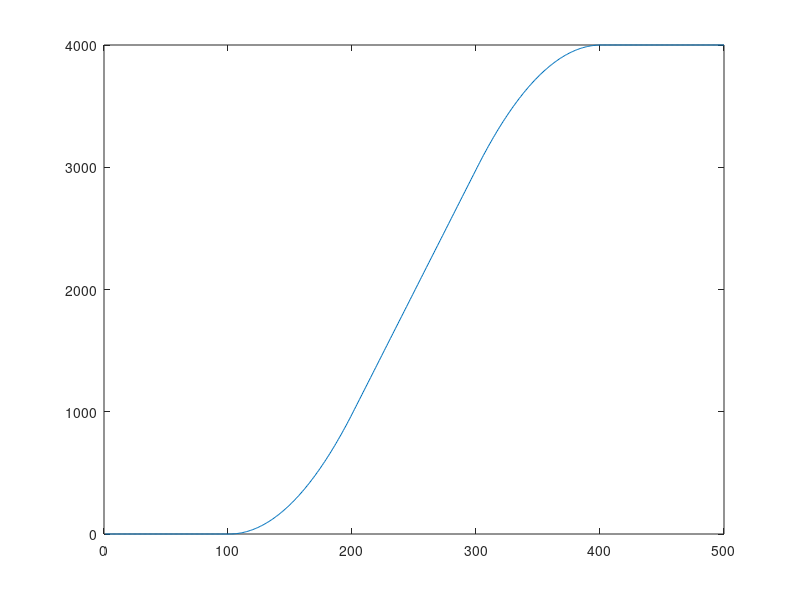

Reproduce this figure in MATLAB.
%NO_PFILE
function [funs, student_id] = student_sols()
%STUDENT_SOLS Contains all student solutions to problems.

% ----------------------------------------
%               STEP 1
% ----------------------------------------
% Set to your birthdate / the birthdate of one member in the group.
% Should a numeric value of format YYYYMMDD, e.g.
% student_id = 19900101;
% This value must be correct in order to generate a valid secret key.
student_id = 19880803;


% ----------------------------------------
%               STEP 2
% ----------------------------------------
% Your task is to implement the following skeleton functions.
% You are free to use any of the utility functions located in the same
% directory as this file.

if ~ exist(fullfile(pwd,'images'),'dir'), mkdir images; end

pos = load('hip2.mat');
pos.true_position;
pos.noisy_position;

dt = 1;         % s
f_s   = 1/dt;   % Hz
fcut  = 0.01,%0.05;   % Hz
fstop = 0.02;%0.1;    % Hz
N = 300;

H_f = [0, fcut, fstop, f_s/2] /(f_s/2);         % *pi [rad/sample]
H_a = [0,    1,     0,     0] .*H_f*pi *f_s;    % filter amplitude
h_diff = firpm(N,H_f,H_a,'differentiator');

% figure('Color','white','Position',[381.0000e+000   455.4000e+000   664.0000e+000   212.8000e+000])
% stem(0:N,h_diff)
% xlabel 'Samples',  ylabel 'Amplitude', grid on
% xlim([0 N])
% set(gca,'LooseInset',get(gca,'TightInset'))
% saveas(gcf, fullfile(pwd,'images/','h_imp_resp'),'epsc')

% [H,w] = freqz(h_diff,1,512);
% figure('Color','white','Position',[381.0000e+000   455.4000e+000   664.0000e+000   212.8000e+000])
% figure(1);
% plot(H_f,H_a, w/pi,abs(H),'LineWidth',1.5);
% legend('Ideal','firpm Design')
% xlabel 'Normalized Frequency (\times\pi [rad/sample])', ylabel 'Magnitude', grid on
% set(gca,'LooseInset',get(gca,'TightInset'))
% saveas(gcf, fullfile(pwd,'images/','H_abs'),'epsc')

%% Plot using FFT instead of freqz
% N_fft = 2e3;    %Zero-pad FFT for increased frequency resolution
% f_fft = (0:N_fft-1)/N_fft*f_s;
% H = fft(h_diff,N_fft); 
% figure('Color','white');
% subplot(2,1,1)
% plot(f_fft , abs(H), '--'); grid on; hold on;
% plot(H_f*(f_s/2), abs(H_a))
% title('Filter magnitude response');
% xlabel('f [Hz]');
% ylabel('|H|');
% subplot(2,1,2)
% plot(f_fft ,unwrap(angle(H))); grid on;
% title('Filter phase response');
% xlabel('f [Hz]');
% ylabel('arg(H)');



Nsamples = length(pos.true_position);

h_euler = [1/dt , -1/dt];
vel.true_position = conv(pos.true_position, h_euler) *3600;
vel.true_position = vel.true_position(1:Nsamples) ;

vel.noisy_position = conv(pos.noisy_position, h_euler) *3600;
vel.noisy_position = vel.noisy_position(1:Nsamples);
t_euler = (0:Nsamples-1)/dt;

vel.fir_true_position = conv(pos.true_position, h_diff) *3600;
vel.fir_noisy_position = conv(pos.noisy_position, h_diff) *3600;
t_filtered   = (0:length(vel.fir_true_position)-1)/dt;
% t_filtered   = (0:length(vel.fir_noisy_position)-1)/dt;

%%
 lc = lines(6);
% 
% figure('Color','white','Position',[464.2000e+000   373.8000e+000   404.0000e+000   290.4000e+000]);
% xlabel 'time [s]', ylabel 'velocity [km/h]', hold on, grid on
% axis([0 600 0 220])
% %plot(t_euler,vel.noisy_position,'-','Color',lc(1,:),'LineWidth',2);
% plot(t_filtered,vel.fir_true_position,'-','Color',lc(2,:),'LineWidth',2);
% plot(t_filtered,vel.fir_noisy_position,'--','Color','k','LineWidth',2);
% legend({'Euler - true', 'FIR - measured','FIR - true'});
% set(gca,'LooseInset',get(gca,'TightInset'))
% saveas(gcf, fullfile(pwd,'images/','vel-delayed'),'epsc')
% 

%%
% figure('Color','white','Position',[464.2000e+000   373.8000e+000   404.0000e+000   290.4000e+000]);
% xlabel 'time [s]', ylabel 'velocity [km/h]', hold on, grid on
% axis([0 600 0 220])
% %plot(t_euler,vel.noisy_position,'-','Color',lc(1,:),'LineWidth',2);
% plot(t_filtered(N/2:end)-N/2,vel.fir_true_position(N/2:end),'-','Color',lc(2,:),'LineWidth',2);
% plot(t_filtered(N/2:end)-N/2,vel.fir_noisy_position(N/2:end),'--','Color','k','LineWidth',2);
% legend({'Euler - true', 'FIR - measured','FIR - true'});
% set(gca,'LooseInset',get(gca,'TightInset'))
% saveas(gcf, fullfile(pwd,'images/','vel-delay-corr'),'epsc')
% 
%%
% figure('Color','white','Position',[464.2000e+000   373.8000e+000   404.0000e+000   290.4000e+000]);
% xlabel 'time [s]', ylabel 'velocity [km/h]', hold on, grid on
% axis([0 600 0 220])
% plot(t_euler,vel.true_position,'--','Color',lc(2,:),'LineWidth',1);
% plot(t_euler,vel.noisy_position,'Color',lc(1,:),'LineWidth',2);
% legend({'Euler - measured','Euler - true'});
% set(gca,'LooseInset',get(gca,'TightInset'))
% saveas(gcf, fullfile(pwd,'images/','vel-noise'),'epsc')
% 
% % figure
 plot(pos.true_position)

funs.gen_filter = @() h_diff;

%      function h = gen_filter()
%         h = 0;
%     end
% 
%funs.gen_filter = @gen_filter;



% This file will return a structure with handles to the functions you have
% implemented. You can call them if you wish, for example:
% funs = student_sols();
% some_output = funs.some_function(some_input);

end